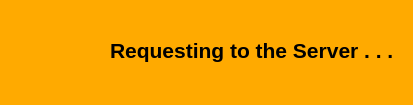
<?xml version="1.0" encoding="UTF-8"?>
<ui version="4.0">
 <class>busybox</class>
 <widget class="QWidget" name="busybox">
  <property name="geometry">
   <rect>
    <x>0</x>
    <y>0</y>
    <width>413</width>
    <height>105</height>
   </rect>
  </property>
  <property name="windowTitle">
   <string>Wait</string>
  </property>
  <property name="windowIcon">
   <iconset>
    <normaloff>../icons/favicon.png</normaloff>../icons/favicon.png</iconset>
  </property>
  <widget class="QFrame" name="frame">
   <property name="geometry">
    <rect>
     <x>-10</x>
     <y>-10</y>
     <width>431</width>
     <height>121</height>
    </rect>
   </property>
   <property name="styleSheet">
    <string notr="true">background-color: rgb(255, 170, 0);</string>
   </property>
   <property name="frameShape">
    <enum>QFrame::StyledPanel</enum>
   </property>
   <property name="frameShadow">
    <enum>QFrame::Raised</enum>
   </property>
   <widget class="QLabel" name="label">
    <property name="geometry">
     <rect>
      <x>120</x>
      <y>40</y>
      <width>291</width>
      <height>41</height>
     </rect>
    </property>
    <property name="font">
     <font>
      <family>Arial</family>
      <pointsize>16</pointsize>
      <weight>75</weight>
      <bold>true</bold>
     </font>
    </property>
    <property name="text">
     <string>Requesting to the Server . . . </string>
    </property>
   </widget>
   <widget class="QLabel" name="label_2">
    <property name="geometry">
     <rect>
      <x>30</x>
      <y>20</y>
      <width>81</width>
      <height>81</height>
     </rect>
    </property>
    <property name="text">
     <string/>
    </property>
    <property name="pixmap">
     <pixmap>../icons/timer.png</pixmap>
    </property>
    <property name="scaledContents">
     <bool>true</bool>
    </property>
   </widget>
  </widget>
 </widget>
 <resources/>
 <connections/>
</ui>
